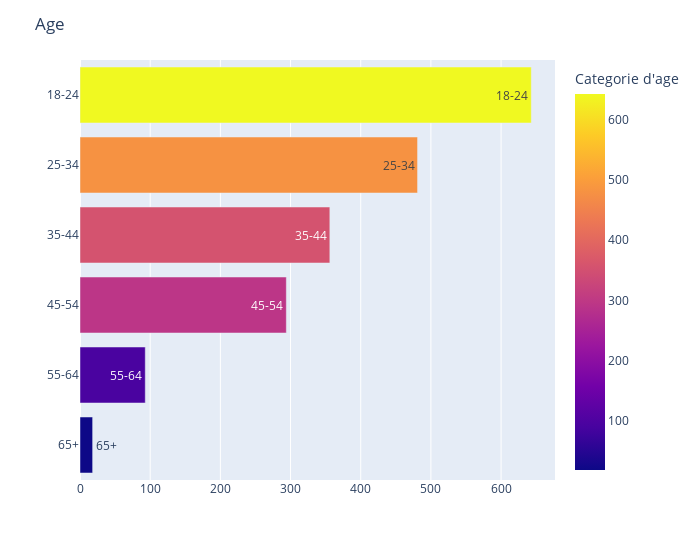

Notebook source saved alongside this figure:
### Code cell
Age = pd.DataFrame(df["Age"].value_counts())

Age.reset_index(inplace=True)

Age = Age.rename(columns = {'index':'Age', 'Age': "Categorie d'age"})


plot_hbar("Categorie d'age",'Age',Age)

### Figure 1 — Plotly figure (JSON) as saved in the notebook; plotly's stock layout.template omitted (floating-point values rounded to 4 significant figures)
{"data": [{"alignmentgroup": "True", "hovertemplate": "Categorie d'age=%{marker.color}<br>Age=%{text}<extra></extra>", "legendgroup": "", "marker": {"color": [643, 481, 356, 294, 93, 18], "coloraxis": "coloraxis"}, "name": "", "offsetgroup": "", "orientation": "h", "showlegend": false, "text": ["18-24", "25-34", "35-44", "45-54", "55-64", "65+"], "textposition": "auto", "type": "bar", "x": [643, 481, 356, 294, 93, 18], "xaxis": "x", "y": ["18-24", "25-34", "35-44", "45-54", "55-64", "65+"], "yaxis": "y"}], "layout": {"barmode": "relative", "coloraxis": {"colorbar": {"title": {"text": "Categorie d'age"}}, "colorscale": [[0, "#0d0887"], [0.1111, "#46039f"], [0.2222, "#7201a8"], [0.3333, "#9c179e"], [0.4444, "#bd3786"], [0.5556, "#d8576b"], [0.6667, "#ed7953"], [0.7778, "#fb9f3a"], [0.8889, "#fdca26"], [1, "#f0f921"]]}, "legend": {"tracegroupgap": 0}, "margin": {"t": 60}, "title": {"text": "Age"}, "uniformtext": {"minsize": 8, "mode": "hide"}, "width": 700, "xaxis": {"anchor": "y", "domain": [0, 1], "title": {"text": ""}}, "yaxis": {"anchor": "x", "categoryorder": "total ascending", "domain": [0, 1], "title": {"text": ""}}}}
